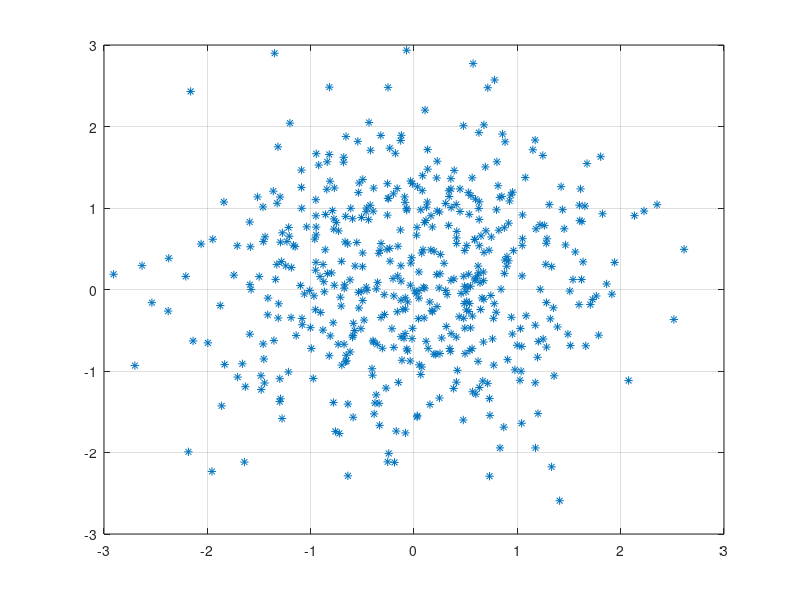
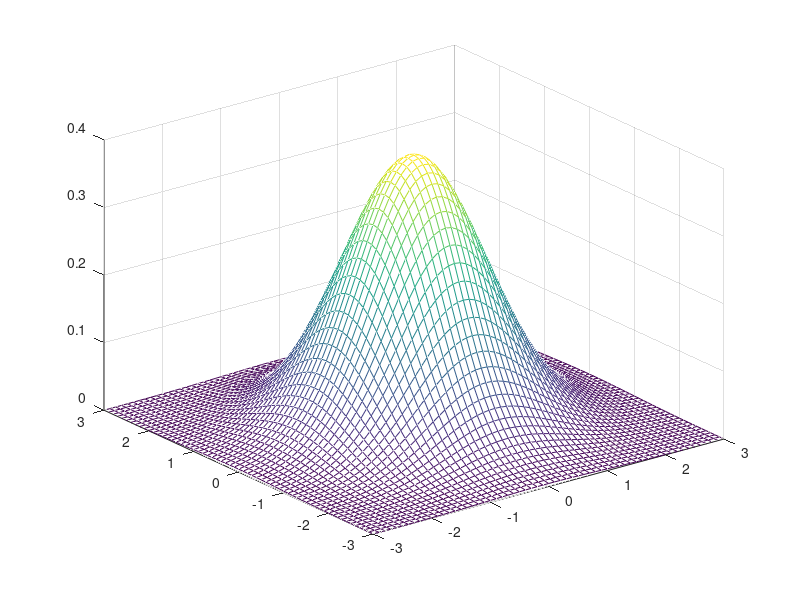

Write MATLAB code to recreate these figures, in order.
N=500;
X = randn(N,2);

figure(1); plot(X(:,1), X(:,2),'*');
axis([-3 3 -3 3]);grid on

[x,y] = meshgrid( [-3:0.1:3], [-3:0.1:3]);

XY=[x(:),y(:)];
m=[0 0]; s=eye(1);

KK = size(XY,1);
for i=1:KK
    pxy(i,1)=1/sqrt(2*pi*det(s))*exp(-1/2*(XY(i,:)-m)*inv(s)*(XY(i,:)-m)');
end

pxy = reshape(pxy,size(x));

figure(2);
mesh(x,y,pxy);
hold on
save data3_1 X;